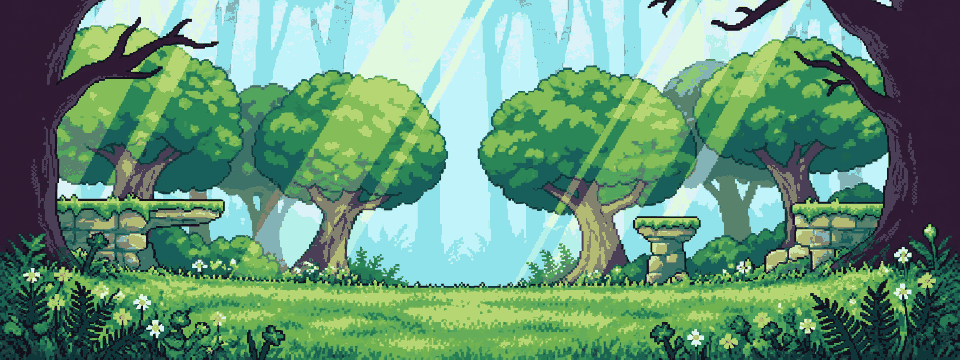
#> input picture apps/desktop/renderer/assets/backgrounds/bg_007_dream_forest/summer_day.png, 960 x 360 px, found by its file name
$ python make_meta.py out/q_codex-astra/summer_day.png --overlay
#> lines starting #> are read from the running program, lines starting #| are printed output that depends on the picture
#!/usr/bin/env python3
"""배경에 펫이 설 자리를 정한다 — `groundTop` · `horizon` · `petAnchor`.

## 무엇을 정하는가

    groundTop   지면이 시작되는 y. 펫의 **발끝**이 여기 닿는다
    horizon     원경이 끝나는 y. 레이어를 나눌 때와 하늘 검사에 쓴다
    petAnchor   펫 상자. 발끝(y+h)이 groundTop 과 같아야 한다

`bg_check.py` 가 이 셋을 검사한다 — `petAnchor` 가 캔버스 안에 있는지, 발끝이
`groundTop` 에 맞는지, 지면 밴드가 캔버스 높이의 최소치를 넘는지.

## groundTop 을 어떻게 찾는가

행마다 색 분포를 구하고 **위아래 행이 얼마나 다른지**를 잰다. 나무 밑동과
풀밭이 만나는 선에서 분포가 크게 바뀐다. 화면 아래 절반만 보는데, 위쪽은
수관 경계에서 더 큰 변화가 나기 때문이다.

자동 검출은 초안이다. `--overlay` 로 선을 그려 눈으로 확인할 것 — 펫이 공중에
뜨거나 땅에 묻히는 건 숫자로 안 잡히고 화면에서만 보인다.

사용:
    python3 make_meta.py out/q_codex-astra/summer_day.png --overlay
    python3 make_meta.py "out/q_codex-astra/*.png" --overlay -o out/meta
"""

import argparse
import glob
import json
from collections import Counter
from pathlib import Path

from PIL import Image, ImageDraw

PET = (128, 128)          # 펫 상자. bg_005 와 같다
SEARCH = (0.50, 0.95)     # groundTop 을 찾는 구간(높이 비율)
HORIZON_SEARCH = (0.20, 0.70)


def row_hist(px, W, y, step=3):
    c = Counter()
    for x in range(0, W, step):
        c[px[x, y]] += 1
    return c


def hist_distance(a, b):
    """두 행의 색 분포가 얼마나 다른가 (0~1)."""
    keys = set(a) | set(b)
    na, nb = sum(a.values()) or 1, sum(b.values()) or 1
    return sum(abs(a.get(k, 0) / na - b.get(k, 0) / nb) for k in keys) / 2


def find_break(px, W, H, lo, hi, window=4):
    """구간 안에서 위아래 분포 차가 가장 큰 y."""
    best, best_y = -1.0, int(H * (lo + hi) / 2)
    for y in range(int(H * lo), int(H * hi)):
        if y - window < 0 or y + window >= H:
            continue
        up = Counter()
        dn = Counter()
        for k in range(1, window + 1):
            up.update(row_hist(px, W, y - k))
            dn.update(row_hist(px, W, y + k))
        d = hist_distance(up, dn)
        if d > best:
            best, best_y = d, y
    return best_y, best


def analyse(path, fixed_ground=None, fixed_horizon=None, pet=64):
    im = Image.open(path).convert("RGB")
    W, H = im.size
    px = im.load()

    if fixed_ground is None:
        ground, g_conf = find_break(px, W, H, *SEARCH)
    else:
        ground, g_conf = fixed_ground, 1.0
    if fixed_horizon is None:
        horizon, h_conf = find_break(px, W, H, *HORIZON_SEARCH)
    else:
        horizon, h_conf = fixed_horizon, 1.0

    pw = ph = pet
    anchor = {"x": (W - pw) // 2, "y": ground - ph, "w": pw, "h": ph}

    notes = []
    if anchor["y"] < 0:
        notes.append(f"펫 상자가 캔버스 위로 넘친다 (y={anchor['y']})")
    band = H - ground
    if band < H // 8:
        notes.append(f"지면 밴드 {band}px — 캔버스의 1/8({H//8}px) 미만")
    if horizon >= ground:
        notes.append(f"horizon({horizon})이 groundTop({ground}) 아래")

    return dict(file=Path(path).name, width=W, height=H,
                horizon=horizon, groundTop=ground, petAnchor=anchor,
                confidence=dict(ground=round(g_conf, 3), horizon=round(h_conf, 3)),
                notes=notes)


def overlay(path, meta, outdir):
    im = Image.open(path).convert("RGB")
    d = ImageDraw.Draw(im)
    W = meta["width"]
    g, h = meta["groundTop"], meta["horizon"]
    a = meta["petAnchor"]
    d.line([(0, h), (W, h)], fill=(80, 200, 255), width=2)
    d.line([(0, g), (W, g)], fill=(255, 80, 120), width=2)
    d.rectangle([a["x"], a["y"], a["x"] + a["w"], a["y"] + a["h"]],
                outline=(255, 214, 102), width=2)
    d.text((6, h + 4), f"horizon {h}", fill=(80, 200, 255))
    d.text((6, g - 14), f"groundTop {g}", fill=(255, 80, 120))
    d.text((a["x"] + 4, a["y"] + 4), "petAnchor", fill=(255, 214, 102))
    dst = outdir / f"overlay_{meta['file']}"
    im.save(dst)
    return dst


def main():
    ap = argparse.ArgumentParser()
    ap.add_argument("pattern")
    ap.add_argument("-o", "--out", default="out/meta")
    ap.add_argument("--overlay", action="store_true")
    ap.add_argument("--ground", type=int,
                    help="groundTop 을 이 값으로 고정한다. 같은 장소의 변형들은 "
                         "지면이 하나여야 한다 — 계절이 바뀔 때 펫 발 높이가 "
                         "변하면 화면에서 튄다")
    ap.add_argument("--horizon", type=int, help="horizon 고정")
    ap.add_argument("--pet", type=int, default=64,
                    help="펫 상자 한 변. 스프라이트 32px x PET_SCALE 2 = 64")
    a = ap.parse_args()

    outdir = Path(a.out)
    outdir.mkdir(parents=True, exist_ok=True)
    files = sorted(glob.glob(a.pattern)) or [a.pattern]

    metas = []
    print(f"{'파일':<22}{'horizon':>9}{'ground':>8}{'확신':>7}  비고")
    print("-" * 66)
    for f in files:
        m = analyse(f, a.ground, a.horizon, a.pet)
#> in analyse, im is the input picture: PIL image 960x360 RGB; mean R, G, B 103.3, 149.1, 121.1
#> in analyse, `ground, g_conf = find_break(px, W, H, *SEARCH)`: ground = 298; g_conf = 0.4
#> in analyse, `horizon, h_conf = find_break(px, W, H, *HORIZON_SEARCH)`: horizon = 203; h_conf = 0.271
#> in analyse, `anchor = {"x": (W - pw) // 2, "y": ground - ph, "w": pw, "h": ph}`: anchor = {'x': 448, 'y': 234, 'w': 64, 'h': 64}
#> in analyse, `band = H - ground`: band = 62
#> m = 8 items
        metas.append(m)
        note = "; ".join(m["notes"]) if m["notes"] else ""
        print(f'{m["file"]:<22}{m["horizon"]:>9}{m["groundTop"]:>8}'
              f'{m["confidence"]["ground"]:>7.2f}  {note}')
#| summer_day.png              203     298   0.40
        if a.overlay:
            overlay(f, m, outdir)
#> in overlay, `W = meta["width"]`: W = 960
#> in overlay, `g, h = meta["groundTop"], meta["horizon"]`: g = 298; h = 203
#> in overlay, `a = meta["petAnchor"]`: a = {'x': 448, 'y': 234, 'w': 64, 'h': 64}
#> in overlay, `im.save(dst)`:
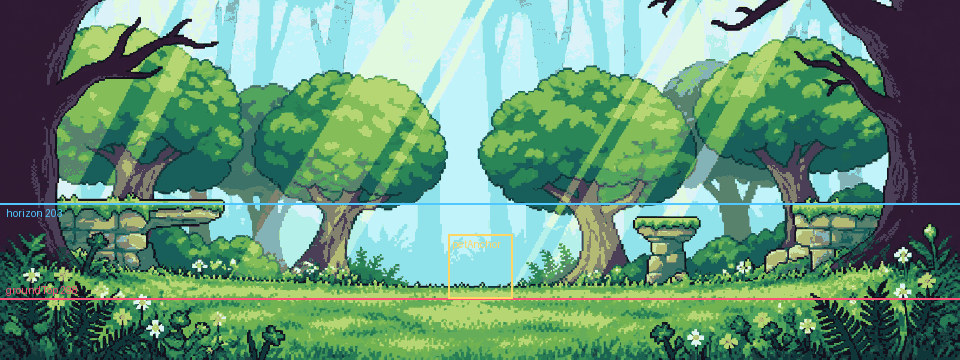
#> saved as overlay_summer_day.png: PIL image 960x360 RGB; mean R, G, B 104, 148.9, 121.8

    # 구도가 같은 16장이면 groundTop 이 서로 가까워야 한다. 흩어지면 검출이
    # 틀렸거나 장면이 실제로 다른 것이다.
    gs = [m["groundTop"] for m in metas]
#> gs = [298]
    if len(gs) > 1:
        print(f"\ngroundTop  최소 {min(gs)}  최대 {max(gs)}  "
              f"폭 {max(gs)-min(gs)}px  중앙값 {sorted(gs)[len(gs)//2]}")

    (outdir / "meta.json").write_text(
        json.dumps(metas, indent=2, ensure_ascii=False), encoding="utf-8")
    print(f"저장 -> {outdir}/meta.json"
          + (f"  (오버레이 {len(files)}장)" if a.overlay else ""))


if __name__ == "__main__":
    main()

$ run again, with apps/desktop/renderer/assets/backgrounds/bg_007_dream_forest/autumn_dawn.png copied over apps/desktop/renderer/assets/backgrounds/bg_007_dream_forest/summer_day.png
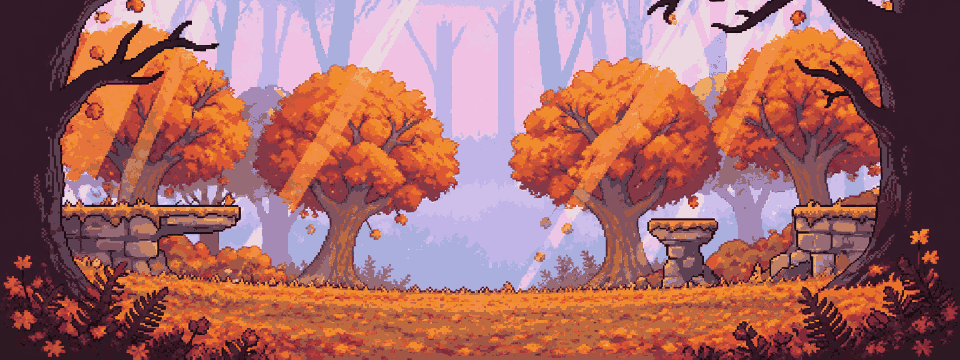
#> input picture apps/desktop/renderer/assets/backgrounds/bg_007_dream_forest/autumn_dawn.png, 960 x 360 px, found by its file name
#> in analyse, im is the input picture: PIL image 960x360 RGB; mean R, G, B 162.8, 104, 101.6
#> ground = 207; g_conf = 0.306
#> horizon = 207; h_conf = 0.306
#> anchor = {'x': 448, 'y': 143, 'w': 64, 'h': 64}
#> band = 153
#> m = 8 items
#| summer_day.png              207     207   0.31  horizon(207)이 groundTop(207) 아래
#> in overlay, `W = meta["width"]`: W = 960
#> g = 207
#> a = {'x': 448, 'y': 143, 'w': 64, 'h': 64}
#> in overlay, `im.save(dst)`:
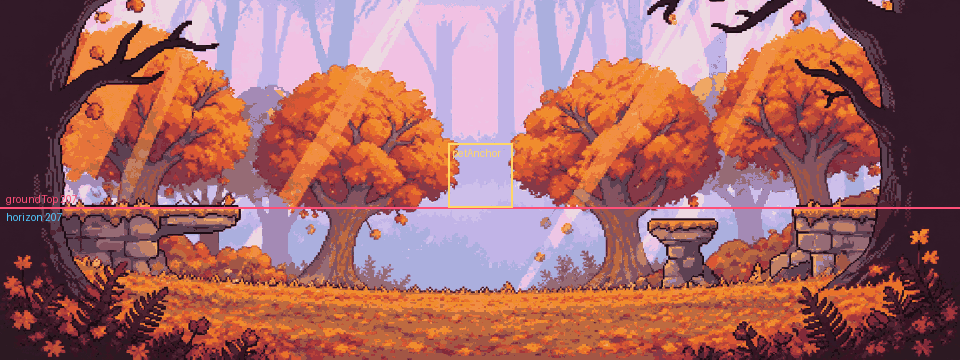
#> saved as overlay_summer_day.png: PIL image 960x360 RGB; mean R, G, B 163.4, 103.9, 101.6
#> gs = [207]

$ run again, with apps/desktop/renderer/assets/backgrounds/bg_007_dream_forest/autumn_dusk.png copied over apps/desktop/renderer/assets/backgrounds/bg_007_dream_forest/summer_day.png
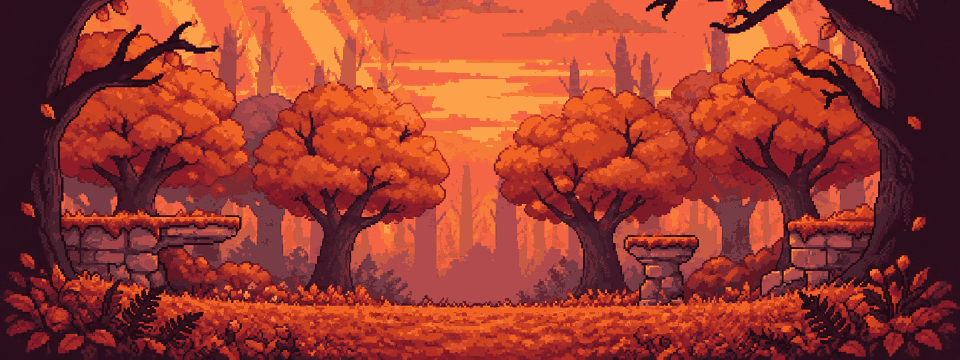
#> input picture apps/desktop/renderer/assets/backgrounds/bg_007_dream_forest/autumn_dusk.png, 960 x 360 px, found by its file name
#> in analyse, im is the input picture: PIL image 960x360 RGB; mean R, G, B 154.1, 58.4, 46.6
#> ground = 305; g_conf = 0.359
#> horizon = 225; h_conf = 0.209
#> anchor = {'x': 448, 'y': 241, 'w': 64, 'h': 64}
#> band = 55
#> m = 8 items
#| summer_day.png              225     305   0.36
#> in overlay, `W = meta["width"]`: W = 960
#> g = 305; h = 225
#> a = {'x': 448, 'y': 241, 'w': 64, 'h': 64}
#> in overlay, `im.save(dst)`:
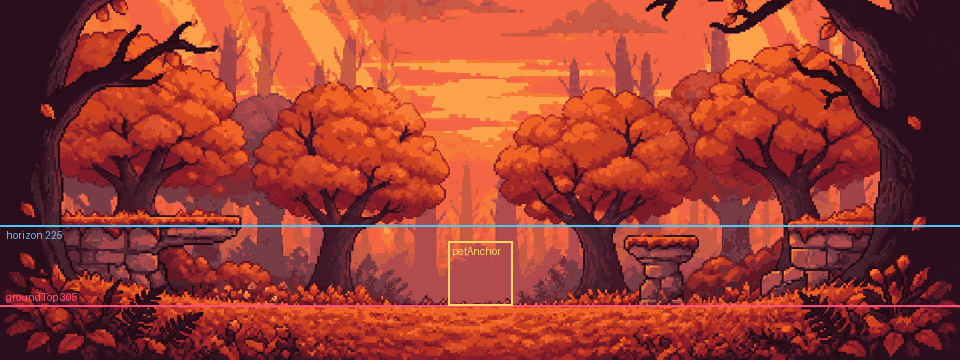
#> saved as overlay_summer_day.png: PIL image 960x360 RGB; mean R, G, B 154.5, 59.7, 48.4
#> gs = [305]
